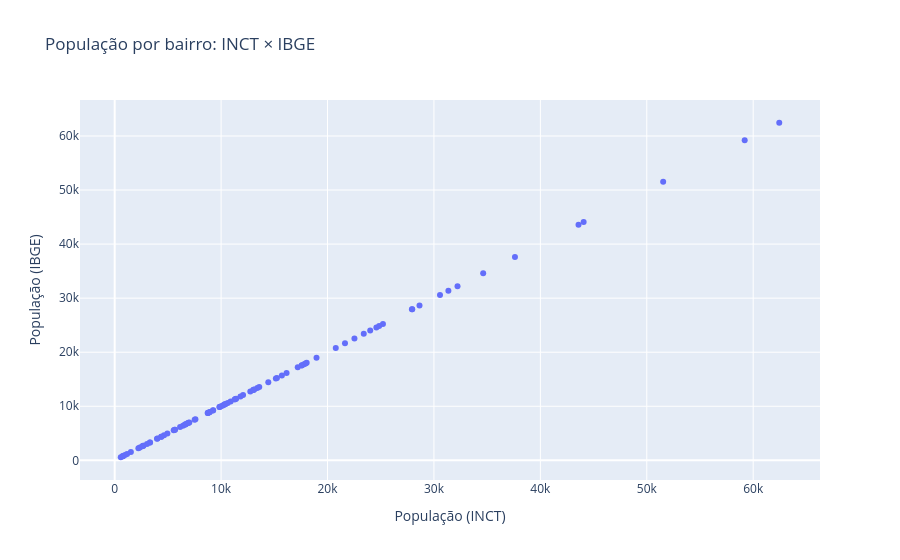

Notebook source saved alongside this figure:
### Markdown cell above
## População: INCT × IBGE

Os pontos devem estar sobre a diagonal.

### Code cell
fig = px.scatter(bairros, x='populacao_inct', y='populacao_ibge', hover_name='bairro_inct',
                 labels={'populacao_inct': 'População (INCT)', 'populacao_ibge': 'População (IBGE)'},
                 title='População por bairro: INCT × IBGE')
fig.show()

### Figure 1 — Plotly figure (JSON) as saved in the notebook; plotly's stock layout.template omitted (floating-point values rounded to 4 significant figures)
{"data": [{"hovertemplate": "<b>%{hovertext}</b><br><br>População (INCT)=%{x}<br>População (IBGE)=%{y}<extra></extra>", "hovertext": ["Aberta dos Morros", "Agronomia", "Anchieta", "Arquipélago", "Auxiliadora", "Azenha", "Bela Vista", "Belém Novo", "Belém Velho", "Boa Vista", "Boa Vista do Sul", "Bom Jesus", "Bom Fim", "Camaquã", "Campo Novo", "Cascata", "Cavalhada", "Centro Histórico", "Chácara das Pedras", "Chapéu do Sol", "Cidade Baixa", "Coronel Aparício Borges", "Costa e Silva", "Cristal", "Cristo Redentor", "Espírito Santo", "Extrema", "Farrapos", "Farroupilha", "Floresta", "Glória", "Guarujá", "Higienópolis", "Hípica", "Humaitá", "Independência", "Ipanema", "Jardim Botânico", "Jardim Carvalho", "Jardim Europa", "Jardim Leopoldina", "Jardim Floresta", "Jardim Isabel", "Jardim Itu", "Jardim Sabará", "Jardim Lindóia", "Jardim do Salso", "Jardim São Pedro", "Lageado", "Lami", "Lomba do Pinheiro", "Mário Quintana", "Medianeira", "Menino Deus", "Moinhos de Vento", "Mont'Serrat", "Morro Santana", "Navegantes", "Nonoai", "Parque Santa Fé", "Partenon", "Passo D'Areia", "Passo das Pedras", "Pedra Redonda", "Petrópolis", "Pitinga", "Ponta Grossa", "Praia de Belas", "Restinga", "Rio Branco", "Rubem Berta", "Santa Cecília", "Santa Maria Goretti", "Santa Rosa de Lima", "Santa Tereza", "Santana", "Santo Antônio", "São Caetano", "São Geraldo", "São João", "Vila São José", "São Sebastião", "Sarandi", "Serraria", "Sétimo Céu", "Teresópolis", "Três Figueiras", "Tristeza", "Vila Assunção", "Vila Conceição", "Vila Ipiranga", "Vila Jardim", "Vila João Pessoa", "Vila Nova"], "legendgroup": "", "marker": {"color": "#636efa", "symbol": "circle"}, "mode": "markers", "name": "", "orientation": "v", "showlegend": false, "type": "scatter", "x": [9854, 2677, 791, 6411, 8909, 12064, 11819, 9851, 10893, 9254, 2703, 24589, 10160, 17935, 8743, 9234, 25209, 30569, 5639, 5547, 13014, 18966, 13585, 24851, 15144, 4953, 2360, 17591, 774, 8798, 15248, 6145, 10284, 28643, 12744, 6885, 13403, 11349, 23405, 4372, 16151, 2228, 2592, 17565, 11270, 7587, 6576, 3320, 5676, 6677, 59200, 44068, 8749, 27961, 9995, 10357, 21640, 3315, 20776, 6673, 43587, 22530, 14435, 570, 37613, 7012, 8939, 1522, 62448, 15710, 27930, 4640, 3035, 34627, 31358, 17794, 13105, 733, 6948, 10621, 24011, 7514, 51539, 4385, 1166, 13072, 4016, 17201, 3974, 969, 18041, 11411, 10431, 32217], "xaxis": "x", "y": [9854, 2677, 791, 6411, 8909, 12064, 11819, 9851, 10893, 9254, 2703, 24589, 10160, 17935, 8743, 9234, 25209, 30569, 5639, 5547, 13014, 18966, 13585, 24851, 15144, 4953, 2360, 17591, 774, 8798, 15248, 6145, 10284, 28643, 12744, 6885, 13403, 11349, 23405, 4372, 16151, 2228, 2592, 17565, 11270, 7587, 6576, 3320, 5676, 6677, 59200, 44068, 8749, 27961, 9995, 10357, 21640, 3315, 20776, 6673, 43587, 22530, 14435, 570, 37613, 7012, 8939, 1522, 62448, 15710, 27930, 4640, 3035, 34627, 31358, 17794, 13105, 733, 6948, 10621, 24011, 7514, 51539, 4385, 1166, 13072, 4016, 17201, 3974, 969, 18041, 11411, 10431, 32217], "yaxis": "y"}], "layout": {"legend": {"tracegroupgap": 0}, "title": {"text": "População por bairro: INCT × IBGE"}, "xaxis": {"anchor": "y", "domain": [0.0, 1.0], "title": {"text": "População (INCT)"}}, "yaxis": {"anchor": "x", "domain": [0.0, 1.0], "title": {"text": "População (IBGE)"}}}}
